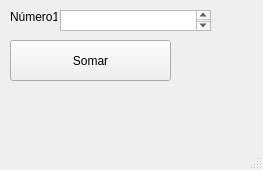
<?xml version="1.0" encoding="UTF-8"?>
<ui version="4.0">
 <class>Calculadora</class>
 <widget class="QMainWindow" name="Calculadora">
  <property name="geometry">
   <rect>
    <x>0</x>
    <y>0</y>
    <width>263</width>
    <height>170</height>
   </rect>
  </property>
  <property name="windowTitle">
   <string>Calculadora</string>
  </property>
  <widget class="QWidget" name="centralwidget">
   <widget class="QPushButton" name="pushButton">
    <property name="geometry">
     <rect>
      <x>10</x>
      <y>40</y>
      <width>161</width>
      <height>41</height>
     </rect>
    </property>
    <property name="text">
     <string>Somar</string>
    </property>
   </widget>
   <widget class="QLabel" name="label">
    <property name="geometry">
     <rect>
      <x>10</x>
      <y>10</y>
      <width>47</width>
      <height>13</height>
     </rect>
    </property>
    <property name="text">
     <string>Número1: </string>
    </property>
   </widget>
   <widget class="QTextEdit" name="textEdit">
    <property name="geometry">
     <rect>
      <x>60</x>
      <y>10</y>
      <width>151</width>
      <height>21</height>
     </rect>
    </property>
   </widget>
  </widget>
  <widget class="QMenuBar" name="menubar">
   <property name="geometry">
    <rect>
     <x>0</x>
     <y>0</y>
     <width>263</width>
     <height>21</height>
    </rect>
   </property>
  </widget>
  <widget class="QStatusBar" name="statusbar"/>
 </widget>
 <resources/>
 <connections/>
</ui>
